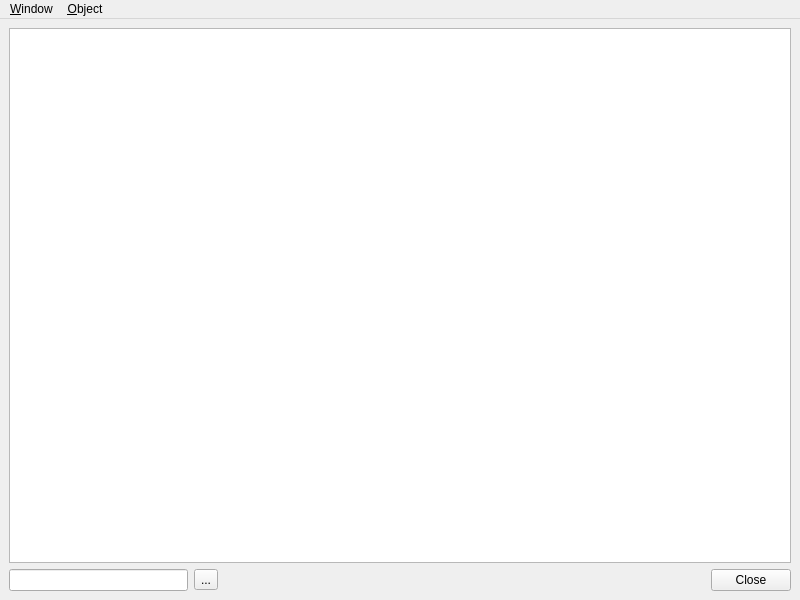
<?xml version="1.0" encoding="UTF-8"?>
<ui version="4.0">
 <class>ObjectListWindowBaseClass</class>
 <widget class="QMainWindow" name="ObjectListWindowBaseClass">
  <property name="geometry">
   <rect>
    <x>0</x>
    <y>0</y>
    <width>800</width>
    <height>600</height>
   </rect>
  </property>
  <widget class="QWidget" name="centralwidget">
   <layout class="QVBoxLayout" name="verticalLayout">
    <item>
     <widget class="SkTableView" name="table">
      <property name="contextMenuPolicy">
       <enum>Qt::CustomContextMenu</enum>
      </property>
      <property name="alternatingRowColors">
       <bool>true</bool>
      </property>
      <property name="selectionMode">
       <enum>QAbstractItemView::ExtendedSelection</enum>
      </property>
      <property name="selectionBehavior">
       <enum>QAbstractItemView::SelectRows</enum>
      </property>
      <property name="showGrid">
       <bool>false</bool>
      </property>
      <property name="sortingEnabled">
       <bool>true</bool>
      </property>
      <property name="wordWrap">
       <bool>false</bool>
      </property>
      <property name="cornerButtonEnabled">
       <bool>false</bool>
      </property>
      <attribute name="horizontalHeaderHighlightSections">
       <bool>false</bool>
      </attribute>
      <attribute name="verticalHeaderHighlightSections">
       <bool>false</bool>
      </attribute>
     </widget>
    </item>
    <item>
     <layout class="QHBoxLayout" name="horizontalLayout">
      <item>
       <widget class="QLineEdit" name="searchEdit">
        <property name="toolTip">
         <string>Enter search text</string>
        </property>
       </widget>
      </item>
      <item>
       <widget class="QToolButton" name="clearButton">
        <property name="toolTip">
         <string>Clear search text</string>
        </property>
        <property name="text">
         <string>...</string>
        </property>
       </widget>
      </item>
      <item>
       <spacer name="horizontalSpacer">
        <property name="orientation">
         <enum>Qt::Horizontal</enum>
        </property>
        <property name="sizeHint" stdset="0">
         <size>
          <width>388</width>
          <height>20</height>
         </size>
        </property>
       </spacer>
      </item>
      <item>
       <widget class="QDialogButtonBox" name="buttonBox">
        <property name="standardButtons">
         <set>QDialogButtonBox::Close</set>
        </property>
       </widget>
      </item>
     </layout>
    </item>
   </layout>
  </widget>
  <widget class="QMenuBar" name="menubar">
   <property name="geometry">
    <rect>
     <x>0</x>
     <y>0</y>
     <width>800</width>
     <height>25</height>
    </rect>
   </property>
   <widget class="QMenu" name="menuObject">
    <property name="title">
     <string>&amp;Object</string>
    </property>
    <addaction name="actionRefresh"/>
    <addaction name="separator"/>
    <addaction name="actionNew"/>
    <addaction name="actionEdit"/>
    <addaction name="actionDelete"/>
   </widget>
   <widget class="QMenu" name="menuWindow">
    <property name="title">
     <string extracomment="The mnemonic is referenced in ObjectListWindow&lt;T&gt;, make sure to update it when this value is changed.">&amp;Window</string>
    </property>
    <addaction name="separator"/>
    <addaction name="actionClose"/>
   </widget>
   <addaction name="menuWindow"/>
   <addaction name="menuObject"/>
  </widget>
  <action name="actionNew">
   <property name="text">
    <string>&amp;New</string>
   </property>
   <property name="shortcut">
    <string extracomment="New">Ctrl+N</string>
   </property>
  </action>
  <action name="actionDelete">
   <property name="text">
    <string>&amp;Delete</string>
   </property>
   <property name="shortcut">
    <string extracomment="Delete">Ctrl+D</string>
   </property>
  </action>
  <action name="actionEdit">
   <property name="text">
    <string>&amp;Edit</string>
   </property>
   <property name="shortcut">
    <string extracomment="Edit">Ctrl+E</string>
   </property>
  </action>
  <action name="actionRefresh">
   <property name="text">
    <string>&amp;Refresh</string>
   </property>
   <property name="shortcut">
    <string extracomment="Refresh">Ctrl+R</string>
   </property>
  </action>
  <action name="actionClose">
   <property name="text">
    <string>&amp;Close</string>
   </property>
   <property name="shortcut">
    <string extracomment="Close">Ctrl+W</string>
   </property>
  </action>
 </widget>
 <customwidgets>
  <customwidget>
   <class>SkTableView</class>
   <extends>QTableView</extends>
   <header>src/gui/widgets/SkTableView.h</header>
  </customwidget>
 </customwidgets>
 <resources/>
 <connections>
  <connection>
   <sender>buttonBox</sender>
   <signal>rejected()</signal>
   <receiver>ObjectListWindowBaseClass</receiver>
   <slot>close()</slot>
   <hints>
    <hint type="sourcelabel">
     <x>723</x>
     <y>578</y>
    </hint>
    <hint type="destinationlabel">
     <x>692</x>
     <y>561</y>
    </hint>
   </hints>
  </connection>
 </connections>
</ui>
